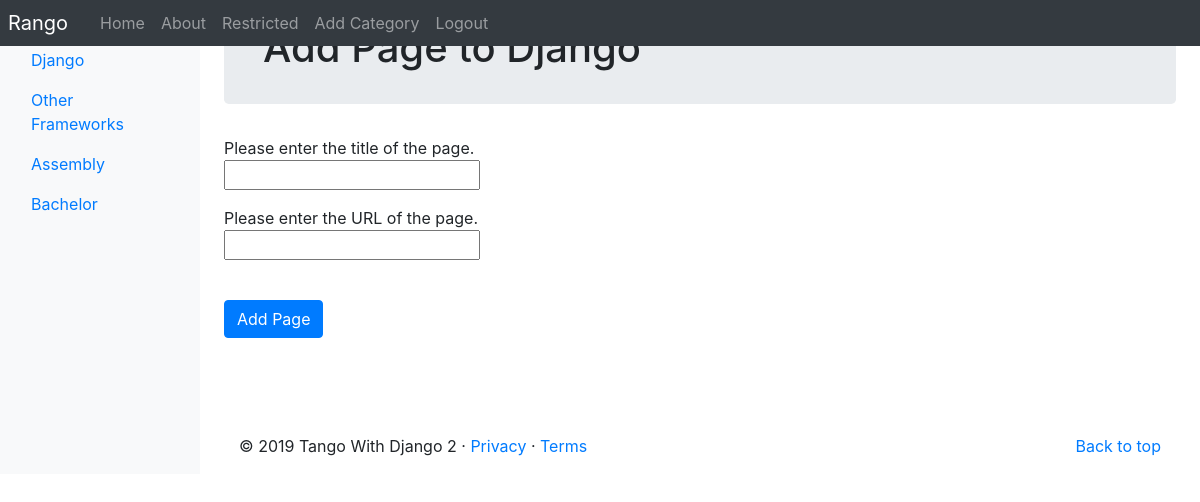
Page /rango/category/django/add_page/ (signed in) on the committed database.
### rango/models.py (models this page shows, shortened)
class Category(models.Model):
    name = models.CharField(max_length=128, unique=True)
    views = models.IntegerField(default=0)
    likes = models.IntegerField(default=0)
    slug = models.SlugField(unique=True,default='SOME_THING')
    class Meta:
        verbose_name_plural = 'Categories'

### rango/views.py (the view, shortened to what this page needs)
# urls.py: path('category/<slug:category_name_slug>/add_page/', views.add_page, name='add_page'),
@login_required
def add_page(request,category_name_slug):
    try:
        category = Category.objects.get(slug=category_name_slug)
    except Category.DoesNotExist:
        category = None
    form = PageForm()
    context_dict = {'form':form, 'category': category}
    return render(request, 'rango/add_page.html', context_dict)

### rango/forms.py (shortened to what this page needs)
class PageForm(forms.ModelForm):
    title = forms.CharField(max_length=128,help_text="Please enter the title of the page.")
    url = forms.URLField(max_length=128,help_text="Please enter the URL of the page.")
    views = forms.IntegerField(widget=forms.HiddenInput(),initial = 0)
    class Meta:
        model = Page
        exclude = ('category',)

### rango/templatetags/rango_template_tags.py (called while the page is built)
@register.inclusion_tag('rango/categories.html')
def get_category_list(current_category=None):
    return {'categories': Category.objects.all(),
            'current_category':current_category}

### templates/rango/add_page.html (shortened to what this page needs)
{% extends 'rango/base.html' %}
{% load staticfiles %}
{% block body_block %}
    {% if category %}
    <div class="jumbotron p-4">
            <div class="container">
                <h1 class="jumotron-heading">Add Page to {{ category.name }}</h1>
            </div>
        </div>
        <div class="container">
                <div class="row">
                    <form role="form" id="page_form" method="post" action="{% url 'rango:add_page' category.slug %}">
                        {% for field in form.visible_fields %}
                            {{ field.help_text }}<br />
                            {{ field }}<br />
                            <div class="p-2"></div>
                        {% endfor %}
                        <br />
                        <button class="btn btn-primary" type="submit" name="submit">
                            Add Page
                        </button>
                        <div class="p-5"></div>
                    </form>
                </div>
    {% endif%}
{% endblock %}

### templates/rango/categories.html (shortened to what this page needs)
<ul class="nav flex-column">
        {% if categories %}
            {% for c in categories %}
                {% if c == current_category %}
                <li class="nav-item"><a class="nav-link active" href="{% url 'rango:show_category' c.slug %}">{{ c.name }}</a></li>
                {% else %}
                <li class="nav-item"><a class="nav-link" href="{% url 'rango:show_category' c.slug %}">{{ c.name }}</a></li>
                {% endif %}
            {% endfor %}
        {% else %}
            <li class="nav-item">There are no categories present.</li>
        {% endif %}
    </ul>

### rows in the picture
Category: name "Django"
Category: name "Other Frameworks"
Category: name "Assembly"
Category: name "Bachelor"

### other values in the picture
{{ field.help_text }} "Please enter the title of the page." "Please enter the URL of the page."
